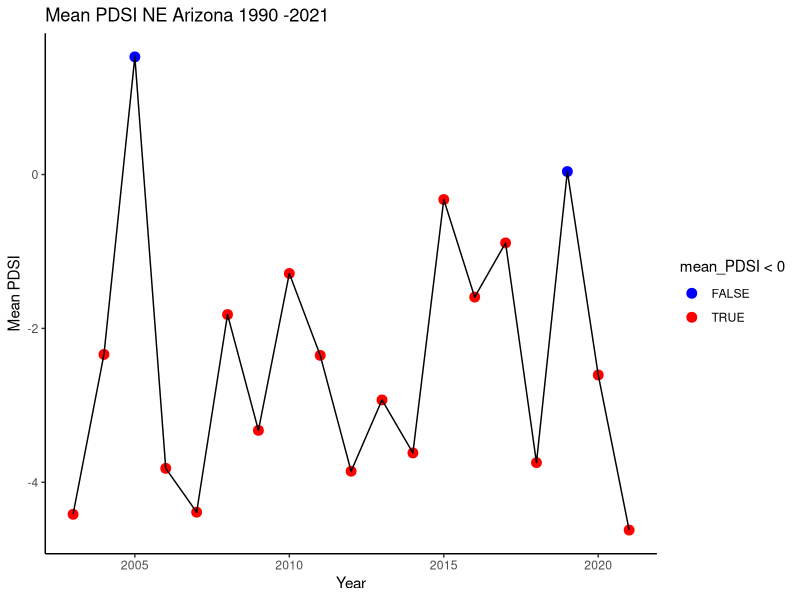

Recreate this plot in R.
## ---- chunk 1
knitr::opts_chunk$set(echo = TRUE)
## ---- chunk 2
library(tidyverse)
library(lubridate)
## ---- chunk 3
NE_AZ_PDSI = read_csv("data/NE_AZ_PDSI_1895-2021.csv")

NE_AZ_PDSI = NE_AZ_PDSI %>% 
  mutate(Date = ym(Date))

NE_AZ_PDSI = NE_AZ_PDSI %>% 
  mutate(year = year(Date),
         month = month(Date),
         day = day(Date))
## ---- chunk 4
dry_mons = NE_AZ_PDSI %>% 
  filter(Value < 0) %>% 
  nrow()

dry_years = NE_AZ_PDSI %>% 
  group_by(year) %>%
  summarize(count = as.numeric(any(Value < 0))) %>%
  summarize(count_of_years = sum(count)) %>% 
  pull(count_of_years)

wet_mons = NE_AZ_PDSI %>% 
  filter(Value > 0) %>% 
  nrow()

wet_years = NE_AZ_PDSI %>% 
  group_by(year) %>%
  summarize(count = as.numeric(any(Value > 0))) %>%
  summarize(count_of_years = sum(count)) %>% 
  pull(count_of_years)

dry_wet_mons_ratio = dry_mons/wet_mons
## ---- chunk 5
dry_mons
dry_years
wet_mons
wet_years
dry_wet_mons_ratio
## ---- chunk 6
severe_mons = NE_AZ_PDSI %>% 
  filter(Value <= -3) %>%
  nrow()

severe_years = NE_AZ_PDSI %>% 
  group_by(year) %>%
  summarize(count = as.numeric(any(Value <= -4))) %>%
  summarize(count_of_years = sum(count)) %>% 
  pull(count_of_years)


extreme_mons = NE_AZ_PDSI %>% 
  filter(Value <= -4) %>%
  nrow()

extreme_years = NE_AZ_PDSI %>% 
  group_by(year) %>%
  summarize(count = as.numeric(any(Value <= -4))) %>%
  summarize(count_of_years = sum(count)) %>% 
  pull(count_of_years)
## ---- chunk 7
severe_mons
severe_years
extreme_mons
extreme_years
## ---- chunk 8
#subset data since 1990
since_1990 = NE_AZ_PDSI %>% 
  filter(year > 1989) 
#calculat
dry_30_mons = since_1990 %>% 
  filter(Value < 0) %>% 
  nrow()

dry_30_years = since_1990 %>% 
  group_by(year) %>%
  summarize(count = as.numeric(any(Value < 0))) %>%
  summarize(count_of_years = sum(count)) %>% 
  pull(count_of_years)

wet_30_mons = since_1990 %>% 
  filter(Value > 0) %>% 
  nrow()

wet_30_years = since_1990 %>% 
  group_by(year) %>%
  summarize(count = as.numeric(any(Value > 0))) %>%
  summarize(count_of_years = sum(count)) %>% 
  pull(count_of_years)

recent_30_ratio = dry_30_mons/wet_30_mons
## ---- chunk 9
dry_30_mons
dry_30_years
wet_30_mons
wet_30_years
recent_30_ratio
## ---- chunk 10
# Create the Mueller_05 dataframe
Mueller_05 <- tibble(
  species = c("pinyon", "pinyon", "juniper", "juniper"),
  year = c(1996, 2002, 1996, 2002),
  mortality = c(25.9, 31.7, 3, 4.5),
  stand_dev = c(7.03, 5.44, 1.3, 3.06)
)

# Print the dataframe
print(Mueller_05)
## ---- chunk 11

#expected alive would be the original population - mortality
Mueller_05 = Mueller_05 %>% 
  mutate(expected_alive = 100-mortality,
         variance = stand_dev^2)

#variance is the square of standard deviation
Alive = Mueller_05 %>% 
  select(species,year,expected_alive, variance)

Alive
## ---- chunk 12
BTD_pre_drought = 12.15
sd_pre_drought = 1.31

BTD_post_drought = 10.14
sd_post_drought = 1.30

## ---- chunk 13
recently = NE_AZ_PDSI %>% 
  filter(year > 2002) 

recently <- recently %>%
  group_by(year) %>%
  summarize(mean_PDSI = mean(Value))

# Create the smooth line scatter plot
plot <- ggplot(recently, aes(x = year, y = mean_PDSI)) +
  geom_point(aes(color = mean_PDSI < 0), size = 3) +  # Add points with size 3
  geom_line(color = "black") +  # Add smooth line
  labs(title = "Mean PDSI NE Arizona 1990 -2021",
       x = "Year",
       y = "Mean PDSI") +
  theme_classic() +
  scale_color_manual(values = c("blue", "red"))  # Color for points below and above zero

# Print the plot
print(plot)
